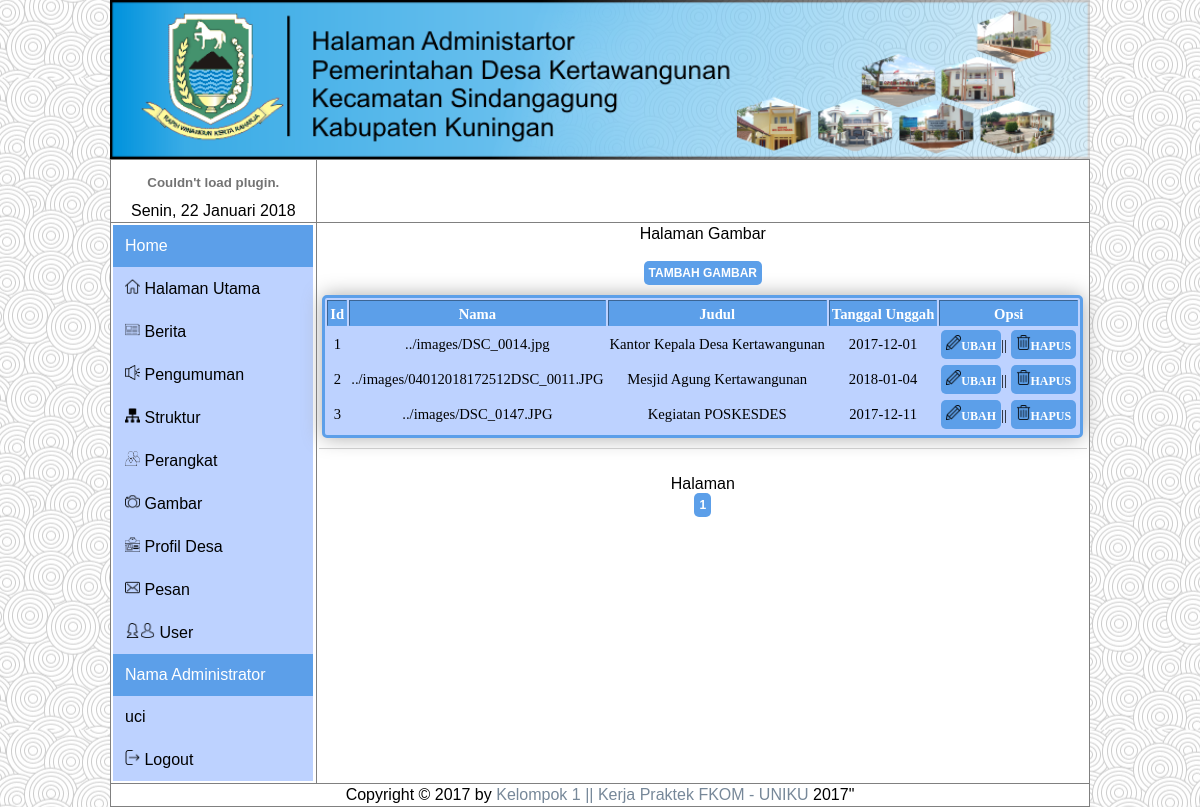
Screenshot of /administrator/admin.php?n=gambar&page=1 (signed in) with the database file from the repository.
### tables this page shows
CREATE TABLE `gambar` (
  `id_gambar` int(5) NOT NULL,
  `gambar` text NOT NULL,
  `judul` varchar(50) NOT NULL,
  `tanggal_unggah` date NOT NULL
);

### administrator/gambar/gambar.php (the view, shortened to what this page needs)
<?php
if(empty($_SESSION['sesi'])){
	echo"<meta http-equiv='refresh' content='0; url=login.php'>";
} else{
	?>
  <!DOCTYPE html>
  <html>
    <head>
    </head>
    <body>
      Halaman  Gambar
      <br>
      <br>
      <form action="" method="post" enctype="multipart/form-data">
      <table border="1" id="theTable">
        <a href="admin.php?n=tambah_gambar" class="button">Tambah Gambar</a>
        <tr>
          <th>Id</th>
          <th>Nama</th>
          <th>Judul</th>
          <th>Tanggal Unggah</th>
          <th>Opsi</th>
        </tr>
        <?php
				$page=$_GET['page'];
				if($page==""||$page==10){
						$page2=0;
				}else{
						$page2=($page*10)-10;
				}
        $sql = mysql_query("SELECT * FROM gambar limit $page2,10");
        while ($data = mysql_fetch_array($sql)) {
          echo "
					<tr>
					<td>$data[id_gambar]</td>
          <td>$data[gambar]</td>
          <td>$data[judul]</td>
          <td>$data[tanggal_unggah]</td>
          <td>
            <a href='admin.php?n=ubah_gambar&id_gambar=$data[id_gambar]' id='button2'><img src='../asset/icon/edit.png' width='15px' height='15px'>Ubah </a>||
						<a href='admin.php?n=hapus_gambar&id_gambar=$data[id_gambar]' ";?> onClick=" return confirm('Apakah data ini akan dihapus ?')" <?php echo "  id='button2'><img src='../asset/icon/garbage.png' width='15px' height='15px'>Hapus </a>
          </td>
          ";
        }
        ?>
      </table>
			<hr>Halaman <br>
			<?php
			$query= mysql_query("select * from gambar ");
			$row = mysql_num_rows($query);
			$a=$row/10;
			$a=ceil($a);
			for($b=1; $b<=$a; $b++){
				?>
					<a href="admin.php?n=gambar&page=<?php echo $b; ?>" id="button2" "><?php echo $b; ?></a>
				<?php
			}
			?>
    </form>
    </body>
  </html>
  <?php
}
?>

### asset/style.css (style rules this page uses)
body { color: #666666; background-color: #F5F5F5 ; background-image: url(images/background.jpg); background-position: center; font-family: arial; line-height: 1.4em; margin: 0px; }
a { color: #778899 ; text-decoration: none; }
hr { border:none; border-top:1px solid #CCCCCC; height:1px; margin-bottom:25px; margin-top:10px; }
* { margin: 0; padding: 0; }
img { max-width: 100%; }
.button { background-color: #5c9fe9; border-radius: 5px 5px 5px 5px; color: #fff; display: inline-block; font-size: 12px; font-weight: bold; padding: 5px 5px; text-decoration: none; text-transform: uppercase; margin-bottom:10px; position:center; }
#button2 { background-color: #5c9fe9; border-radius: 5px 5px 5px 5px; color: #fff; display: inline-block; font-size: 12px; font-weight: bold; padding: 5px 5px; text-decoration: none; text-transform: uppercase; margin-bottom:0; }
#theTable { background:#BDD2FF; font-size:10px; width:auto; text-align:center; border:3px solid #5c9fe9; -moz-border-radius: 5px 5px 5px 5px; -webkit-border-radius: 5px 5px 5px 5px; border-radius: 5px 5px 5px 5px; -moz-box-shadow:0px 0px 20px #aaa; -webkit-box-shadow:0px 0px 20px #aaa; box-shadow:0px 0px 20spx #aaa; }
#theTable th,td { color: #000; padding-left : 2px; padding-right : 2px; padding-top : 2px; padding-bottom : 2px; }
#theTable th { background-color:#5c9fe9; color:#FFF; text-align:center; font: 11pt calibri; font-weight:bold; height:20px; padding-top:5px; }
#theTable td { border:0px solid #5c9fe9; font:normal 11pt calibri; }
#tabel2 th,td { color: #000; padding-left : 2px; padding-right : 2px; padding-top : 2px; padding-bottom : 2px; }

### rows the page displays
gambar: id_gambar "1", gambar "../images/DSC_0014.jpg", judul "Kantor Kepala Desa Kertawangunan", tanggal_unggah "2017-12-01"
gambar: id_gambar "2", gambar "../images/04012018172512DSC_0011.JPG", judul "Mesjid Agung Kertawangunan", tanggal_unggah "2018-01-04"
gambar: id_gambar "3", gambar "../images/DSC_0147.JPG", judul "Kegiatan POSKESDES", tanggal_unggah "2017-12-11"

### other values shown
$_SESSION['sesi'] "uci"
